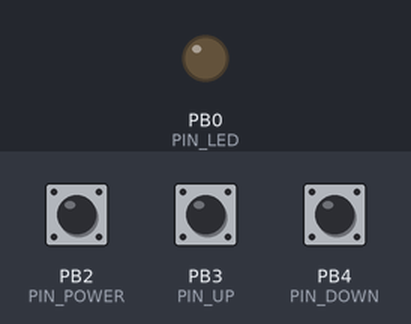
The sketch below on a simulated ATtiny85, built with avr-gcc and run on an emulated ATtiny85. On the bench: output pins drawn as LEDs (lit = HIGH). The test bench sets the inputs (shaded band); at power-on: PB2 (PIN_POWER) HIGH, PB4 (PIN_DOWN) HIGH, PB3 (PIN_UP) HIGH. Sleep ends after the set time or at an interrupt.

Above: at 5.0 s.
5.1 s: PB2 (PIN_POWER) pulled LOW for 0.15 s
At 5.6 s:
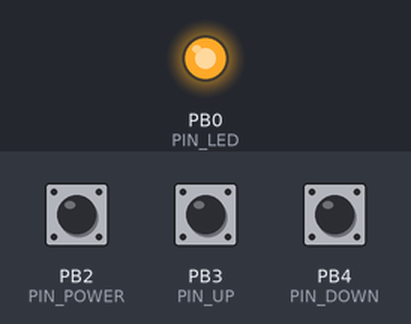
8.2 s: PB4 (PIN_DOWN) pulled LOW for 1 s
11.2 s: PB3 (PIN_UP) pulled LOW for 1 s
At 11.35 s:
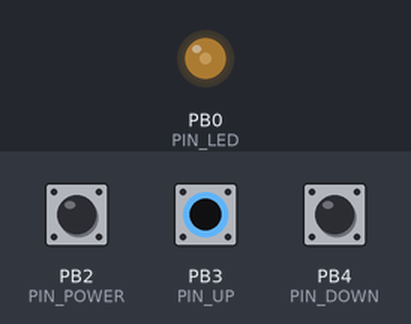
14.2 s: PB2 (PIN_POWER) pulled LOW for 1 s
At 15.6 s:
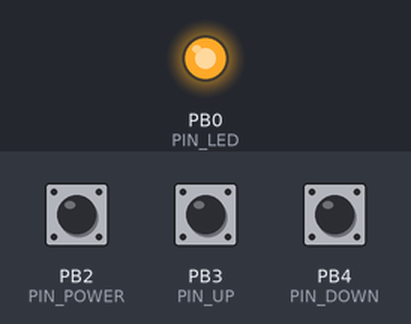
18.2 s: PB2 (PIN_POWER) pulled LOW for 3.2 s
Timing chart, 0 to 22.9 s (numbered marks = the images above; inputs shaded):
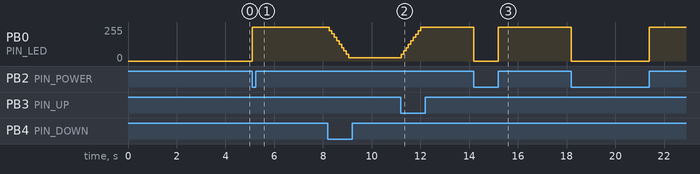

The sketch:

NightLight2.ino
```cpp
#include <avr/sleep.h>
#include "SimpleTimer.h"


// #define PIN_LED 3
// #define PIN_UP A0
// #define PIN_DOWN A1
// #define PIN_POWER 2

#define PIN_UP PB3
#define PIN_DOWN PB4
#define PIN_POWER PB2
#define PIN_LED PB0


#define TIME_OUT 1200

//#define DEBUG 1

volatile float brightnessScale = 1.0f;
volatile float brightness = 255;

SimpleTimer timer;
volatile int timerId = 0;
int passedTimeInSec = 0;


void setup() {
  // put your setup code here, to run once:
  #ifdef DEBUG
  Serial.begin(9600);
  #endif

  pinMode(PIN_LED, OUTPUT);
  pinMode(PIN_UP, INPUT_PULLUP);
  pinMode(PIN_DOWN, INPUT_PULLUP);

  pinMode(PIN_POWER, INPUT_PULLUP);

  // for Arduino Nano
  //attachInterrupt(digitalPinToInterrupt(PIN_POWER), toggleOnOff, FALLING);

  // for ATTiny 45/85
  cli();
  GIMSK = 0b00100000;
  PCMSK = 0b00000100;
  sei();

  stop();
}


void loop() {
  static unsigned long last_interrupt_time = 0;

  // put your main code here, to run repeatedly:
  updateBrightness();
  analogWrite(PIN_LED, brightness);

  timer.run();

  unsigned long interrupt_time = millis();
  if (interrupt_time - last_interrupt_time > 100) {
    if(digitalRead(PIN_UP) == LOW) {
      brightnessScale = min(brightnessScale + 0.1f, 1.0f);
      updateBrightness();
      #ifdef DEBUG
      Serial.println(brightness);
      #endif
    } else if(digitalRead(PIN_DOWN) == LOW) {
      brightnessScale = max(brightnessScale - 0.1f, 0.1f);
      updateBrightness();
      #ifdef DEBUG
      Serial.println(brightness);
      #endif
    }
    last_interrupt_time = interrupt_time;
  }
}


void start() {
  #ifdef DEBUG
  Serial.println("\n\n>> START <<");
  #endif

  passedTimeInSec = 0;
  timerId = timer.setInterval(1000, tick);
  timer.enable(timerId);
  updateBrightness();
}


void stop() {
  timer.disable(timerId);
  timer.deleteTimer(timerId);
  passedTimeInSec = TIME_OUT;
  updateBrightness();
  analogWrite(PIN_LED, brightness);

  #ifdef DEBUG
  Serial.println(">> SLEEP");
  #endif
  sleep_enable();
  set_sleep_mode(SLEEP_MODE_PWR_DOWN);
  sleep_cpu();

  // woke up
  start();
  #ifdef DEBUG
  Serial.println(">> WOKEUP");
  #endif
  sleep_disable();
}


void updateBrightness() {
  brightness = ((255.0 * ((TIME_OUT - passedTimeInSec) / float(TIME_OUT))) * brightnessScale);
}


void tick() {
  #ifdef DEBUG
  Serial.print("[+Tick]");
  #endif

  passedTimeInSec++;
  #ifdef DEBUG
  Serial.print("[Time]: ");
  Serial.println(passedTimeInSec);
  #endif

  if(passedTimeInSec >= TIME_OUT) {
    #ifdef DEBUG
    Serial.println(">> STOP");
    #endif
    stop();
  }
}


void toggleOnOff()
{
  static unsigned long last_interrupt_time = 0;
  unsigned long interrupt_time = millis();
  if (interrupt_time - last_interrupt_time > 500) {
    if(passedTimeInSec > 0) {
      #ifdef DEBUG
      Serial.println("[BUTTON] STOP");
      #endif
      passedTimeInSec = TIME_OUT;
    }
  }
}


ISR(PCINT0_vect)
{
  toggleOnOff();
}
```

Measured:
- after the input at 5.1 s, PB0 (PIN_LED): 0/255 → 254/255 at once
- after the input at 11.2 s, PB0 (PIN_LED): rises from 25/255 to 253/255 in 0.82 s, then falls to 252/255 in 1.9 s
- after the input at 14.2 s, PB0 (PIN_LED): 252/255 → 0/255 at once, → 254/255 1.0 s later
